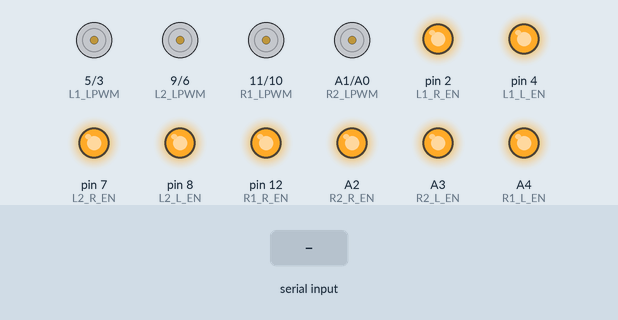
The sketch below on a simulated Arduino Uno, built with avr-gcc and run on an emulated ATmega328P. Shown: motor-driver pin pairs drawn as motors (green arrow = first pin HIGH = forward, orange = second pin HIGH = backward, longer = more drive), output pins drawn as LEDs (lit = HIGH). The inputs (shaded band) are chosen by the test bench.

Above: at 1.2 s.
1.3 s: "F" received over the second serial link
At 2.1 s:
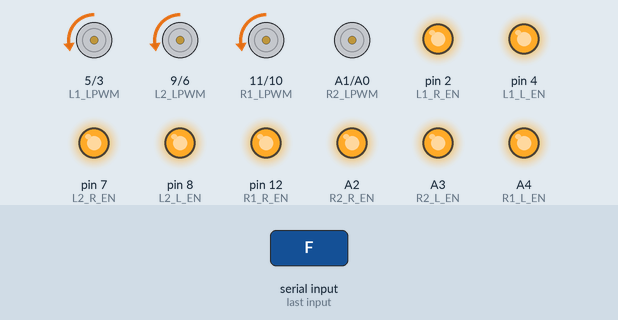
2.8 s: "B" received over the second serial link
At 3.3 s:
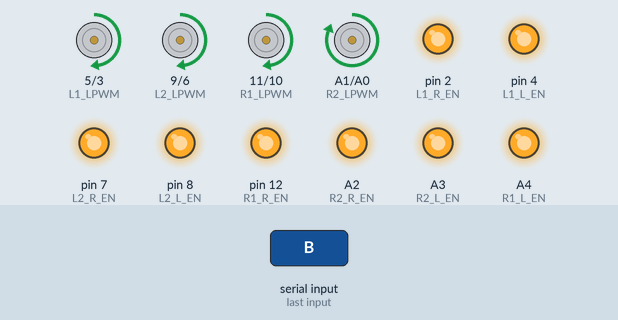
Timing chart, 0 to 5.8 s (numbered marks = the images above; inputs shaded):
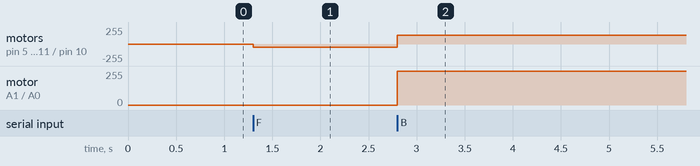

The sketch:

test.ino
```cpp
#include <SoftwareSerial.h>

SoftwareSerial BTSerial(2, 3);

// Define motor control pins
#define L1_RPWM 3
#define L1_LPWM 5
#define L1_R_EN 2
#define L1_L_EN 4
#define L2_RPWM 6
#define L2_LPWM 9
#define L2_R_EN 7
#define L2_L_EN 8
#define R1_RPWM 10
#define R1_LPWM 11
#define R1_R_EN 12  //13
#define R1_L_EN A4  //0
#define R2_RPWM A0
#define R2_LPWM A1
#define R2_R_EN A2  //1
#define R2_L_EN A3

void setupMotor(int rpwm, int lpwm, int speedR, int speedL) {
  analogWrite(rpwm, speedR);
  analogWrite(lpwm, speedL);
}

void stopAll() {
  setupMotor(L1_RPWM, L1_LPWM, 0, 0);
  setupMotor(L2_RPWM, L2_LPWM, 0, 0);
  setupMotor(R1_RPWM, R1_LPWM, 0, 0);
  setupMotor(R2_RPWM, R2_LPWM, 0, 0);
}

void setup() {
  // Initialize Serial (optional)
  Serial.begin(9600);

  // Set all motor pins as output
  pinMode(L1_RPWM, OUTPUT);
  pinMode(L1_LPWM, OUTPUT);
  pinMode(L2_RPWM, OUTPUT);
  pinMode(L2_LPWM, OUTPUT);
  pinMode(R1_RPWM, OUTPUT);
  pinMode(R1_LPWM, OUTPUT);
  pinMode(R2_RPWM, OUTPUT);
  pinMode(R2_LPWM, OUTPUT);

  pinMode(L1_R_EN, OUTPUT);
  pinMode(L1_L_EN, OUTPUT);
  pinMode(L2_R_EN, OUTPUT);
  pinMode(L2_L_EN, OUTPUT);
  pinMode(R1_R_EN, OUTPUT);
  pinMode(R1_L_EN, OUTPUT);
  pinMode(R2_R_EN, OUTPUT);
  pinMode(R2_L_EN, OUTPUT);

  // Enable all motor directions
  digitalWrite(L1_R_EN, HIGH);
  digitalWrite(L1_L_EN, HIGH);
  digitalWrite(L2_R_EN, HIGH);
  digitalWrite(L2_L_EN, HIGH);
  digitalWrite(R1_R_EN, HIGH);
  digitalWrite(R1_L_EN, HIGH);
  digitalWrite(R2_R_EN, HIGH);
  digitalWrite(R2_L_EN, HIGH);

  // Stop all motors at start
  stopAll();
}

void loop() {
  if (BTSerial.available()) {
    char inputvalue = BTSerial.read();
    switch (inputvalue) {
      case 'F':  // Move Forward
        setupMotor(L1_RPWM, L1_LPWM, 50, 0);
        setupMotor(L2_RPWM, L2_LPWM, 50, 0);
        setupMotor(R1_RPWM, R1_LPWM, 50, 0);
        setupMotor(R2_RPWM, R2_LPWM, 50, 0);
        //  delay(20000);
        break;

      case 'B': // Move Backward
        setupMotor(L1_RPWM, L1_LPWM, 0, 128);
        setupMotor(L2_RPWM, L2_LPWM, 0, 128);
        setupMotor(R1_RPWM, R1_LPWM, 0, 128);
        setupMotor(R2_RPWM, R2_LPWM, 0, 128);
        // delay(2000);
        break;

      case 'S':  // Stop
        stopAll();
        delay(1000);
        break;
    }

    // Move Reverse
    //  setupMotor(L1_RPWM, L1_LPWM, 0, 128);
    //  setupMotor(L2_RPWM, L2_LPWM, 0, 128);
    //  setupMotor(R1_RPWM, R1_LPWM, 0, 128);
    //  setupMotor(R2_RPWM, R2_LPWM, 0, 128);
    //  delay(2000);

    // Stop
    //  stopAll();
    //  delay(1000);
  }
}
```

Measured:
- after the input at 1.3 s, motor on pin 5 (L1_LPWM) / pin 3 (L1_RPWM), motor on pin 9 (L2_LPWM) / pin 6 (L2_RPWM), motor on pin 11 (R1_LPWM) / pin 10 (R1_RPWM): stopped → backward 50/255 at once
- after the input at 2.8 s, motor on pin 5 (L1_LPWM) / pin 3 (L1_RPWM), motor on pin 9 (L2_LPWM) / pin 6 (L2_RPWM), motor on pin 11 (R1_LPWM) / pin 10 (R1_RPWM): backward 50/255 → forward 128/255 at once; motor on A1 (R2_LPWM) / A0 (R2_RPWM): stopped → forward 255/255 at once
